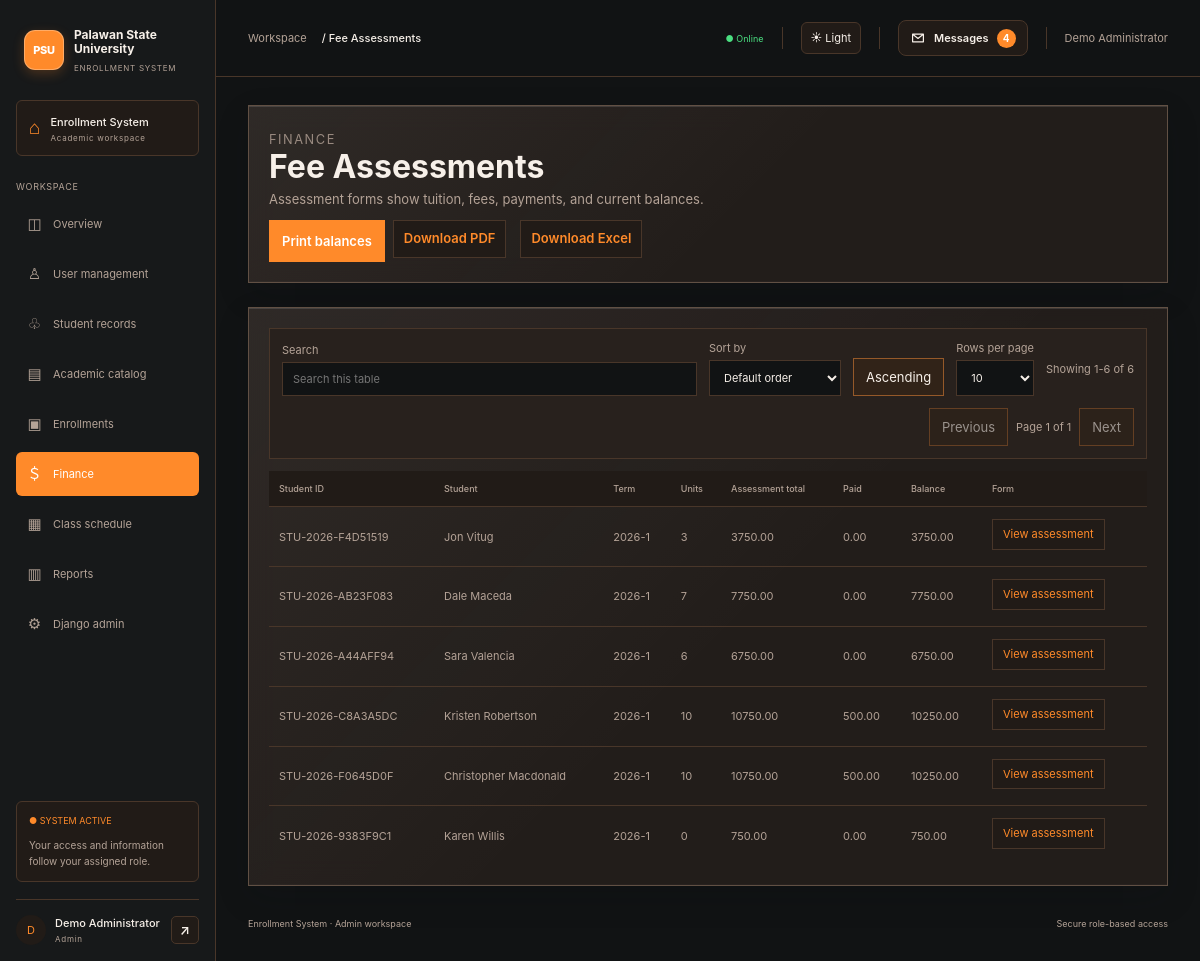
The app's page /finance/invoices/ (signed in) with its own data.
### finance/models.py (models this page shows, shortened)
class Assessment(models.Model):
    student = models.ForeignKey('students.StudentProfile', on_delete=models.PROTECT, related_name='assessments')
    term = models.CharField(max_length=30)
    units = models.PositiveSmallIntegerField(default=0)
    tuition_per_unit = models.DecimalField(max_digits=10, decimal_places=2, validators=[MinValueValidator(0)])
    tuition = models.DecimalField(max_digits=12, decimal_places=2, default=0, validators=[MinValueValidator(0)])
    registration_fee = models.DecimalField(max_digits=10, decimal_places=2, default=0, validators=[MinValueValidator(0)])
    technology_fee = models.DecimalField(max_digits=10, decimal_places=2, default=0, validators=[MinValueValidator(0)])
    created_at = models.DateTimeField(auto_now_add=True)
    class Meta:
        ordering = ('-created_at',)
        constraints = [
            models.UniqueConstraint(fields=('student', 'term'), name='unique_student_term_assessment'),
        ]
    @property
    def total(self):
        return self.tuition + self.registration_fee + self.technology_fee
    @property
    def paid(self):
        return self.payments.aggregate(total=Sum('amount'))['total'] or 0
    @property
    def balance(self):
        return self.total - self.paid

### students/models.py (models this page shows, shortened)
class StudentProfile(models.Model):
    YEAR_LEVELS = [(year, f'Year {year}') for year in range(1, 7)]
    STATUSES = [('active', 'Active'), ('inactive', 'Inactive'), ('graduated', 'Graduated')]
    user = models.OneToOneField(settings.AUTH_USER_MODEL, on_delete=models.CASCADE, related_name='student_profile')
    student_id = models.CharField(max_length=20, unique=True, default=new_student_id, editable=False)
    phone = models.CharField(max_length=30, blank=True)
    address = models.TextField(blank=True)
    date_of_birth = models.DateField(null=True, blank=True)
    program = models.ForeignKey('academics.Program', null=True, blank=True, on_delete=models.PROTECT, related_name='students')
    year_level = models.PositiveSmallIntegerField(choices=YEAR_LEVELS, default=1)
    status = models.CharField(max_length=12, choices=STATUSES, default='active')
    created_at = models.DateTimeField(auto_now_add=True)
    class Meta:
        ordering = ('student_id',)

### finance/views.py (the view)
# urls.py: path('invoices/', views.invoices, name='finance_invoices'),
@roles_required('Admin', 'Cashier', 'Student')
def invoices(request):
    assessments = Assessment.objects.select_related('student__user', 'student__program').prefetch_related('payments')
    if has_role(request.user, 'Student'):
        assessments = assessments.filter(student__user=request.user)
    return render(request, 'finance/invoices.html', {'title': 'Fee Assessments', 'invoices': assessments})

### config/context_processors.py (called while the page is built, shortened)
def account_roles(request):
    path_parts = request.path.strip('/').split('/')
    active_section = path_parts[0]
    if path_parts[:2] == ['students', 'users']:
        active_section = 'users'
    roles = list(request.user.groups.filter(name__in=ROLE_NAMES).values_list('name', flat=True))
    if request.user.is_superuser and 'Admin' not in roles:
        roles.append('Admin')
    return {
        'user_roles': roles,
        'is_system_admin': request.user.is_superuser,
        'active_section': active_section,
        'unread_message_count': DirectMessage.objects.filter(
            recipient=request.user,
            read_at__isnull=True,
        ).count(),
    }

### students/roles.py (called while the page is built)
def has_role(user, *roles):
    if user.is_superuser:
        return 'Admin' in roles
    return user.groups.filter(name__in=roles).exists()

def roles_required(*roles):
    def decorator(view):
        @login_required
        @wraps(view)
        def guarded(request, *args, **kwargs):
            if not has_role(request.user, *roles):
                raise PermissionDenied
            return view(request, *args, **kwargs)
        return guarded
    return decorator

### templates/finance/invoices.html
{% extends 'base.html' %}
{% block content %}
<section class="page-header">
    <p class="eyebrow">Finance</p>
    <h1>{{ title }}</h1>
    <p>Assessment forms show tuition, fees, payments, and current balances.</p>
    <div class="report-exports finance-export-actions" aria-label="Print or export balances">
        <button type="button" onclick="window.print()">Print balances</button>
        <a href="{% url 'report_export' 'collection' 'pdf' %}">Download PDF</a>
        <a href="{% url 'report_export' 'collection' 'xlsx' %}">Download Excel</a>
    </div>
</section>
<div class="table-card">
    <table>
        <thead><tr><th>Student ID</th><th>Student</th><th>Term</th><th>Units</th><th>Assessment total</th><th>Paid</th><th>Balance</th><th>Form</th></tr></thead>
        <tbody>
        {% for assessment in invoices %}
            <tr>
                <td>{{ assessment.student.student_id }}</td>
                <td>{{ assessment.student.user.get_full_name|default:assessment.student.user.username }}</td>
                <td>{{ assessment.term }}</td><td>{{ assessment.units }}</td>
                <td>{{ assessment.total|floatformat:2 }}</td><td>{{ assessment.paid|floatformat:2 }}</td>
                <td>{{ assessment.balance|floatformat:2 }}</td>
                <td><a href="{% url 'assessment_detail' assessment.pk %}">View assessment</a></td>
            </tr>
        {% empty %}<tr><td colspan="8">No assessment records found.</td></tr>{% endfor %}
        </tbody>
    </table>
</div>
{% endblock %}

### templates/base.html (shortened to what this page needs)
{% load static %}
<!DOCTYPE html>
<html lang="en">
<head>
    <link rel="stylesheet" href="{% static 'css/styles.css' %}?v=20261124-square-dashboards">
</head>
<body class="{% block body_class %}{% endblock %}" data-role="{{ user_roles.0|default:'Student' }}" data-system-admin="{{ is_system_admin|yesno:'true,false' }}">
    {% if not is_system_admin or request.resolver_match.url_name != 'home' %}
    <div class="app-layout">
        <aside class="app-sidebar">
            <a class="app-brand" href="{% url 'home' %}">
                <span class="app-brand-icon">PSU</span>
                <span class="app-brand-copy"><strong class="app-brand-name">Palawan State<br>University</strong><small>ENROLLMENT SYSTEM</small></span>
            </a>
            <div class="app-campus">
                <span class="app-campus-icon">⌂</span>
                <span><strong>Enrollment System</strong><small>Academic workspace</small></span>
            </div>
            <p class="app-nav-title">WORKSPACE</p>
            <nav class="app-navigation" aria-label="Main navigation">
                {% if user.is_authenticated %}
                <a class="{% if active_section == '' %}active{% endif %}" href="{% url 'home' %}"><span class="app-nav-icon">◫</span>Overview</a>
                {% if is_system_admin %}
                <a class="{% if active_section == 'users' %}active{% endif %}" href="{% url 'user_management' %}"><span class="app-nav-icon">♙</span>User management</a>
                {% endif %}
                {% if 'Admin' in user_roles or 'Registrar' in user_roles or 'Student' in user_roles %}
                <a class="{% if active_section == 'students' %}active{% endif %}" href="{% if 'Student' in user_roles and 'Registrar' not in user_roles and 'Admin' not in user_roles %}{% url 'student_profile' %}{% else %}{% url 'students_home' %}{% endif %}"><span class="app-nav-icon">♧</span>{% if is_system_admin %}Student records{% else %}Students{% endif %}</a>
                {% endif %}
                {% if 'Admin' in user_roles or 'Registrar' in user_roles or 'Instructor' in user_roles %}
                <a class="{% if active_section == 'academics' %}active{% endif %}" href="{% url 'academics_home' %}"><span class="app-nav-icon">▤</span>{% if is_system_admin %}Academic catalog{% else %}Academics{% endif %}</a>
                {% endif %}
                {% if 'Admin' in user_roles or 'Registrar' in user_roles or 'Instructor' in user_roles or 'Student' in user_roles %}
                <a class="{% if active_section == 'enrollments' %}active{% endif %}" href="{% url 'enrollments_home' %}"><span class="app-nav-icon">▣</span>Enrollments</a>
                {% endif %}
                {% if 'Admin' in user_roles or 'Cashier' in user_roles or 'Student' in user_roles %}
                <a class="{% if active_section == 'finance' %}active{% endif %}" href="{% url 'finance_home' %}"><span class="app-nav-icon">＄</span>Finance</a>
                {% endif %}
                {% if 'Admin' in user_roles or 'Registrar' in user_roles or 'Instructor' in user_roles or 'Student' in user_roles %}
                <a class="{% if active_section == 'scheduling' %}active{% endif %}" href="{% url 'scheduling_home' %}"><span class="app-nav-icon">▦</span>{% if is_system_admin %}Class schedule{% else %}Scheduling{% endif %}</a>
                {% endif %}
                {% if 'Admin' in user_roles or 'Registrar' in user_roles or 'Cashier' in user_roles or 'Student' in user_roles %}
                <a class="{% if active_section == 'reports' %}active{% endif %}" href="{% url 'reports_home' %}"><span class="app-nav-icon">▥</span>Reports</a>
                {% endif %}
                {% if is_system_admin %}
                <a href="{% url 'admin:index' %}"><span class="app-nav-icon">⚙</span>Django admin</a>
                {% endif %}
                {% else %}
                <a class="{% if active_section == 'accounts' %}active{% endif %}" href="{% url 'login' %}"><span class="app-nav-icon">↪</span>Log in</a>
                <a href="{% url 'register' %}"><span class="app-nav-icon">＋</span>Student registration</a>
                {% endif %}
            </nav>
            <div class="app-sidebar-bottom">
                <div class="app-system-note">
                    <span class="app-live">● SYSTEM ACTIVE</span>
                    <small>Your access and information follow your assigned role.</small>
                </div>
                {% if user.is_authenticated %}
                <div class="app-profile">
                    <span class="app-avatar">{{ user.get_username|first|upper }}</span>
                    <span class="app-profile-name"><strong>{{ user.get_full_name|default:user.username }}</strong><small>{{ user_roles.0|default:"User" }}</small></span>
                    <form action="{% url 'logout' %}" method="post">
                        <button class="app-logout" type="submit" aria-label="Sign out of your account" title="Sign out">↗</button>
                    </form>
                </div>
                {% endif %}
            </div>
        </aside>
        <div class="app-shell">
            <header class="app-topbar">
                <div class="app-breadcrumb">Workspace <b>/ {{ title|default:"Overview" }}</b></div>
                <div class="app-top-right"><span class="app-online">● Online</span><button class="app-theme-toggle" type="button" data-theme-toggle aria-label="Switch to light mode" aria-pressed="false">☀ Light</button>{% if user.is_authenticated %}{% include 'includes/message_notifications.html' %}<span>{{ user.get_full_name|default:user.username }}</span>{% endif %}</div>
            </header>
            <main class="container app-content">
    {% endif %}
                {% block content %}{% endblock %}
    {% if not is_system_admin or request.resolver_match.url_name != 'home' %}
                <footer class="app-footer"><span>Enrollment System · {{ user_roles.0|default:"User" }} workspace</span><span>Secure role-based access</span></footer>
            </main>
        </div>
    </div>
    {% endif %}
</body>
</html>

### records on screen
Assessment: student.student_id "STU-2026-F4D51519", student.user.get_full_name "Jon Vitug", term "2026-1", units "3", total "3750.00", paid "0.00", balance "3750.00"
Assessment: student.student_id "STU-2026-AB23F083", student.user.get_full_name "Dale Maceda", term "2026-1", units "7", total "7750.00", paid "0.00", balance "7750.00"
Assessment: student.student_id "STU-2026-A44AFF94", student.user.get_full_name "Sara Valencia", term "2026-1", units "6", total "6750.00", paid "0.00", balance "6750.00"
Assessment: student.student_id "STU-2026-C8A3A5DC", student.user.get_full_name "Kristen Robertson", term "2026-1", units "10", total "10750.00", paid "500.00", balance "10250.00"
Assessment: student.student_id "STU-2026-F0645D0F", student.user.get_full_name "Christopher Macdonald", term "2026-1", units "10", total "10750.00", paid "500.00", balance "10250.00"
Assessment: student.student_id "STU-2026-9383F9C1", student.user.get_full_name "Karen Willis", term "2026-1", units "0", total "750.00", paid "0.00", balance "750.00"

### other values on screen
{{ user.get_username|first|upper }} "D"
{{ user.get_full_name|default:user.username }} "Demo Administrator"
{{ user_roles.0|default:"User" }} "Admin"
{{ title|default:"Overview" }} "Fee Assessments"
{{ unread_message_count }} "4"
{{ title }} "Fee Assessments"
